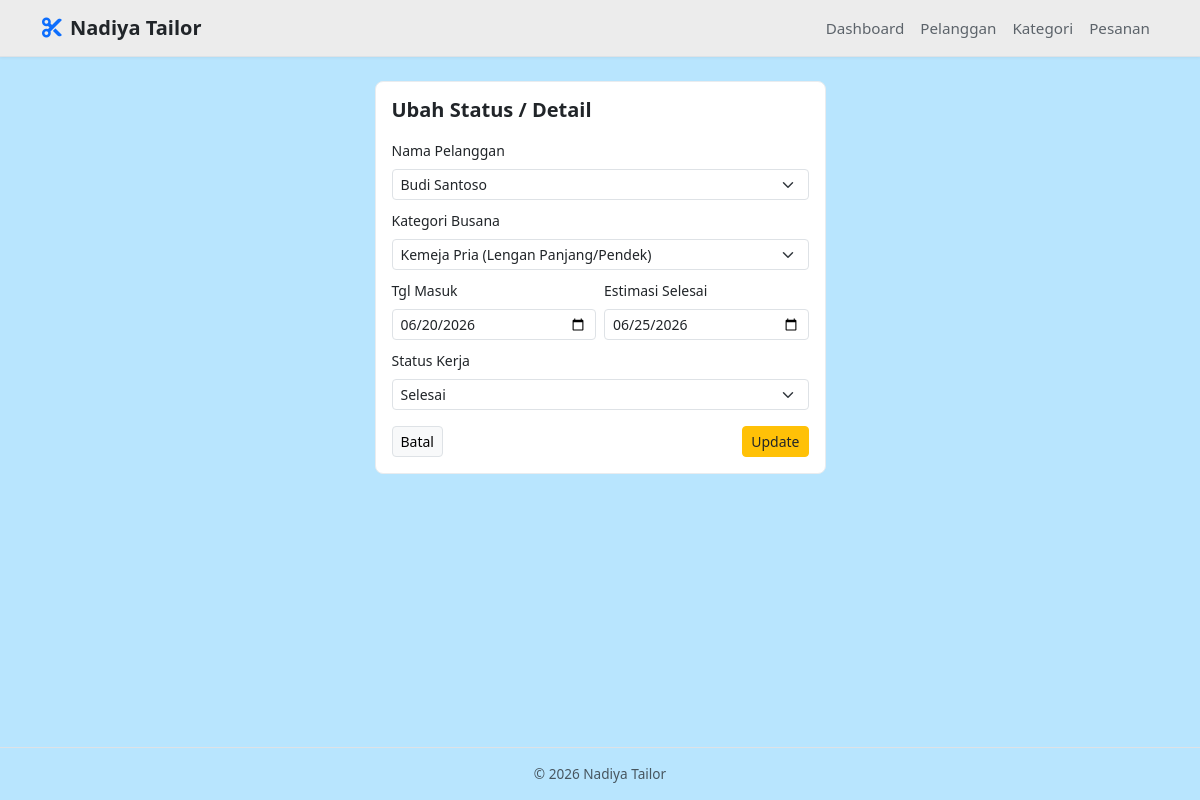
The page /pesanan/edit.php?id=2 on the database its author committed.
### tables this page shows
CREATE TABLE `pesanan` (
  `id_pesanan` int(11) NOT NULL,
  `id_pelanggan` int(11) NOT NULL,
  `id_kategori` int(11) NOT NULL,
  `tgl_masuk` date NOT NULL,
  `tgl_selesai` date NOT NULL,
  `status_pesanan` enum('Menunggu','Diproses','Selesai','Diambil') NOT NULL DEFAULT 'Menunggu'
);

CREATE TABLE `pelanggan` (
  `id_pelanggan` int(11) NOT NULL,
  `nama_pelanggan` varchar(100) NOT NULL,
  `no_telepon` varchar(20) NOT NULL,
  `alamat` text NOT NULL
);

CREATE TABLE `kategori` (
  `id_kategori` int(11) NOT NULL,
  `nama_kategori` varchar(100) NOT NULL,
  `harga_dasar` int(11) NOT NULL
);

### pesanan/edit.php (the view, shortened to what this page needs)
<?php
include '../config/koneksi.php';
include '../includes/header.php';
$id = $_GET['id'];
$data = mysqli_fetch_assoc(mysqli_query($koneksi, "SELECT * FROM pesanan WHERE id_pesanan = '$id'"));
$pelanggan_opt = mysqli_query($koneksi, "SELECT * FROM pelanggan");
$kategori_opt  = mysqli_query($koneksi, "SELECT * FROM kategori");
?>
<div class="row justify-content-center">
    <div class="col-md-5">
        <div class="card p-3">
            <h5 class="fw-semibold text-dark mb-3">Ubah Status / Detail</h5>
            <form action="" method="POST">
                <div class="mb-2">
                    <label class="form-label small fw-medium">Nama Pelanggan</label>
                    <select name="id_pelanggan" class="form-select form-select-sm" required>
                        <?php while($p = mysqli_fetch_assoc($pelanggan_opt)) { ?>
                            <option value="<?= $p['id_pelanggan']; ?>" <?= ($p['id_pelanggan'] == $data['id_pelanggan']) ? 'selected' : ''; ?>><?= $p['nama_pelanggan']; ?></option>
                        <?php } ?>
                    </select>
                </div>
                <div class="mb-2">
                    <label class="form-label small fw-medium">Kategori Busana</label>
                    <select name="id_kategori" class="form-select form-select-sm" required>
                        <?php while($k = mysqli_fetch_assoc($kategori_opt)) { ?>
                            <option value="<?= $k['id_kategori']; ?>" <?= ($k['id_kategori'] == $data['id_kategori']) ? 'selected' : ''; ?>><?= $k['nama_kategori']; ?></option>
                        <?php } ?>
                    </select>
                </div>
                <div class="row g-2 mb-2">
                    <div class="col">
                        <label class="form-label small fw-medium">Tgl Masuk</label>
                        <input type="date" name="tgl_masuk" class="form-control form-control-sm" value="<?= $data['tgl_masuk']; ?>" required>
                    </div>
                    <div class="col">
                        <label class="form-label small fw-medium">Estimasi Selesai</label>
                        <input type="date" name="tgl_selesai" class="form-control form-control-sm" value="<?= $data['tgl_selesai']; ?>" required>
                    </div>
                </div>
                <div class="mb-3">
                    <label class="form-label small fw-medium">Status Kerja</label>
                    <select name="status_pesanan" class="form-select form-select-sm" required>
                        <option value="Selesai" <?= ($data['status_pesanan'] == 'Selesai') ? 'selected' : ''; ?>>Selesai</option>
                    </select>
                </div>
                <div class="d-flex justify-content-between">
                    <a href="index.php" class="btn btn-sm btn-light border">Batal</a>
                    <button type="submit" name="update" class="btn btn-sm btn-warning text-dark fw-medium">Update</button>
                </div>
            </form>
        </div>
    </div>
</div>
<?php include '../includes/footer.php'; ?>

### includes/header.php (style rules this page uses)
body { background-color: #b8e5fe; color: #495057; padding-bottom: 60px; }
.card { background-color: #ffffff; border: 1px solid #e9ecef; border-radius: 8px; }

### rows shown on the page
pesanan: id_pelanggan "Budi Santoso", id_kategori "Kemeja Pria (Lengan Panjang/Pendek)", tgl_masuk "06/20/2026", tgl_selesai "06/25/2026", status_pesanan "Selesai"
